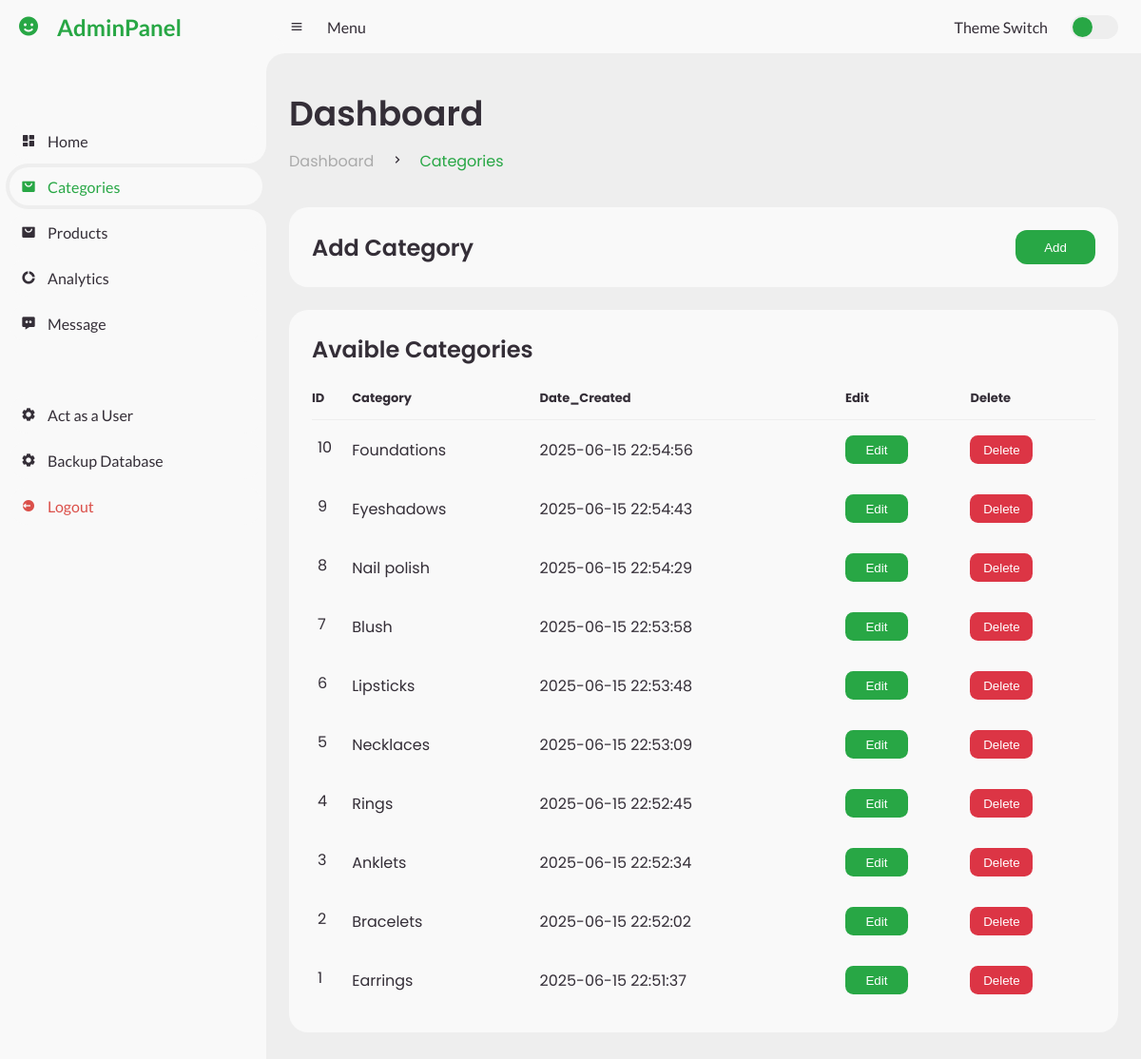
Screenshot of /admin/?categories=true (signed in) with the database file from the repository.
### tables this page shows
CREATE TABLE `category` (
  `id` int(11) NOT NULL,
  `name` varchar(255) NOT NULL,
  `created_at` timestamp NOT NULL DEFAULT current_timestamp()
);

### admin/client/categories.php (the view)
<div class="head-title">
    <div class="left">
        <h1>Dashboard</h1>
        <ul class="breadcrumb">
            <li>
                <a href="#">Dashboard</a>
            </li>
            <li><i class='bx bx-chevron-right'></i></li>
            <li>
                <a class="active" href="#">Categories</a>
            </li>
        </ul>
    </div>
</div>
<ul class="box-info">
    <li style="display: flex; justify-content: space-between; ">
        <span class="text">
            <h3>Add Category</h3>
        </span>
        <a href="?add_category=true"><button class="add-btn">Add</button></a>
    </li>
</ul>
<div class="table-data">
    <div class="order">
        <div class="head">
            <h3>Avaible Categories</h3>
        </div>
        <table>
            <thead>
                <tr>
                    <th>ID</th>
                    <th>Category</th>
                    <th>Date_Created</th>
                    <th>Edit</th>
                    <th>Delete</th>
                </tr>
            </thead>
            <tbody>
                <?php
                $sql = "SELECT * FROM category ORDER BY id DESC;";
                $result = $conn->query($sql);
                if (isset($result)) {
                    if ($result->num_rows > 0) {
                        while ($row = $result->fetch_assoc()) {
                            $category = ucfirst($row['name']);
                            $id = $row['id'];
                            $created_at = $row['created_at'];
                            echo "<tr>
                    <td>
                    <p>$id</p>
                    </td>
                    <td>$category</td>
                    <td>$created_at</td>
                    <input type='hidden' value'$id' name='id'>
                    <td><a href='?edit_category=true&category_id=$id'><button class='edit'>Edit</button></a></td>
                    <td><a href='?delete_category=true&category_id=$id'><button class='delete'>Delete</button></a></td>
                </tr>";
                        }
                    }
                }
                ?>
            </tbody>
        </table>
    </div>
</div>

### admin/public/css/style.css (style rules this page uses)
* { margin: 0; padding: 0; box-sizing: border-box; }
a { text-decoration: none; }
li { list-style: none; }
:root { --poppins: "Poppins", sans-serif; --lato: "Lato", sans-serif; --light: #f9f9f9; --blue: #28a745; --light-blue: #d4edda ; --grey: #eee; --dark-grey: #aaaaaa; --dark: #342e37; --red: #db504a; --yellow: #ffce26; --light-yellow: #fff2c6; --orange: #fd7238; --light-orange: #ffe0d3; }
html { overflow-x: hidden; }
body { background: var(--grey); overflow-x: hidden; }
.edit { background-color: #28a745; width: 5.5vw; height: 2.5vw; color: white; border: none; border-radius: 0.7vw; cursor: pointer; }
.delete { background-color: #dc3545; width: 5.5vw; height: 2.5vw; color: white; border: none; border-radius: 0.7vw; cursor: pointer; }
.add-btn { background-color: #28a745; width: 7vw; height: 3vw; color: white; border: none; border-radius: 1vw; cursor: pointer; }
#content main .head-title { display: flex; align-items: center; justify-content: space-between; grid-gap: 16px; flex-wrap: wrap; }
#content main .head-title .left h1 { font-size: 36px; font-weight: 600; margin-bottom: 10px; color: var(--dark); }
#content main .head-title .left .breadcrumb { display: flex; align-items: center; grid-gap: 16px; }
#content main .head-title .left .breadcrumb li { color: var(--dark); }
#content main .head-title .left .breadcrumb li a { color: var(--dark-grey); pointer-events: none; }
#content main .head-title .left .breadcrumb li a.active { color: var(--blue); pointer-events: unset; }
#content main .box-info { display: grid; grid-template-columns: repeat(auto-fit, minmax(240px, 1fr)); grid-gap: 24px; margin-top: 36px; }
#content main .box-info li { padding: 24px; background: var(--light); border-radius: 20px; display: flex; align-items: center; grid-gap: 24px; }
#content main .box-info li .text h3 { font-size: 24px; font-weight: 600; color: var(--dark); }
#content main .table-data { display: flex; flex-wrap: wrap; grid-gap: 24px; margin-top: 24px; width: 100%; color: var(--dark); }
#content main .table-data > div { border-radius: 20px; background: var(--light); padding: 24px; overflow-x: auto; }
#content main .table-data .head { display: flex; align-items: center; grid-gap: 16px; margin-bottom: 24px; }
#content main .table-data .head h3 { margin-right: auto; font-size: 24px; font-weight: 600; }
#content main .table-data .order { flex-grow: 1; flex-basis: 500px; }
#content main .table-data .order table { width: 100%; border-collapse: collapse; }
#content main .table-data .order table th { padding-bottom: 12px; font-size: 13px; text-align: left; border-bottom: 1px solid var(--grey); }
#content main .table-data .order table td { padding: 16px 0; }
#content main .table-data .order table tr td:first-child { display: flex; align-items: center; grid-gap: 12px; padding-left: 6px; }

### rows the page displays
category: id "10", name "Foundations", created_at "2025-06-15 22:54:56"
category: id "9", name "Eyeshadows", created_at "2025-06-15 22:54:43"
category: id "8", name "Nail polish", created_at "2025-06-15 22:54:29"
category: id "7", name "Blush", created_at "2025-06-15 22:53:58"
category: id "6", name "Lipsticks", created_at "2025-06-15 22:53:48"
category: id "5", name "Necklaces", created_at "2025-06-15 22:53:09"
category: id "4", name "Rings", created_at "2025-06-15 22:52:45"
category: id "3", name "Anklets", created_at "2025-06-15 22:52:34"
category: id "2", name "Bracelets", created_at "2025-06-15 22:52:02"
category: id "1", name "Earrings", created_at "2025-06-15 22:51:37"
